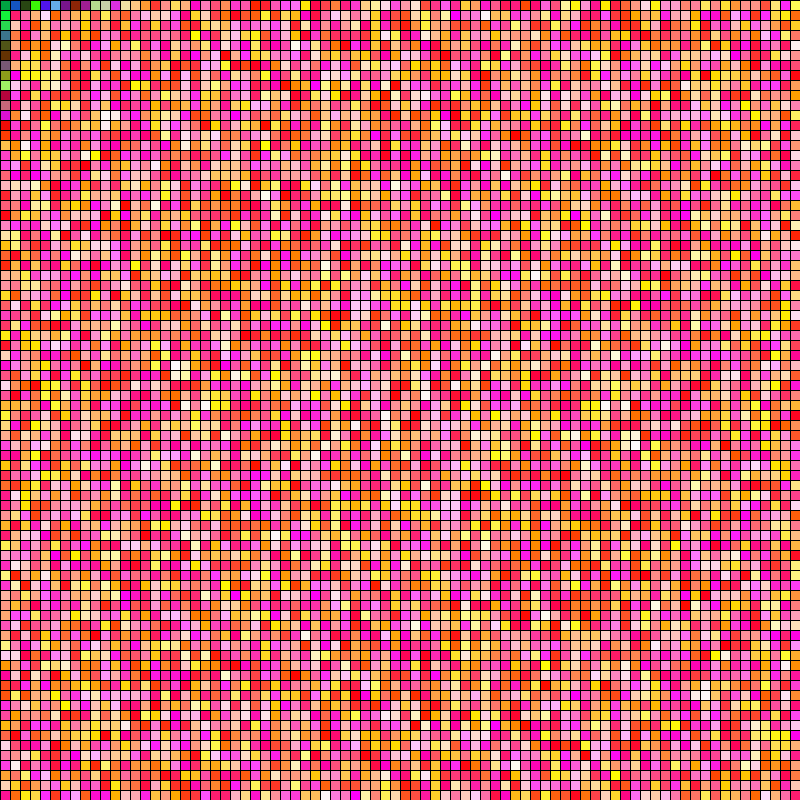
Frame 1 (no input)
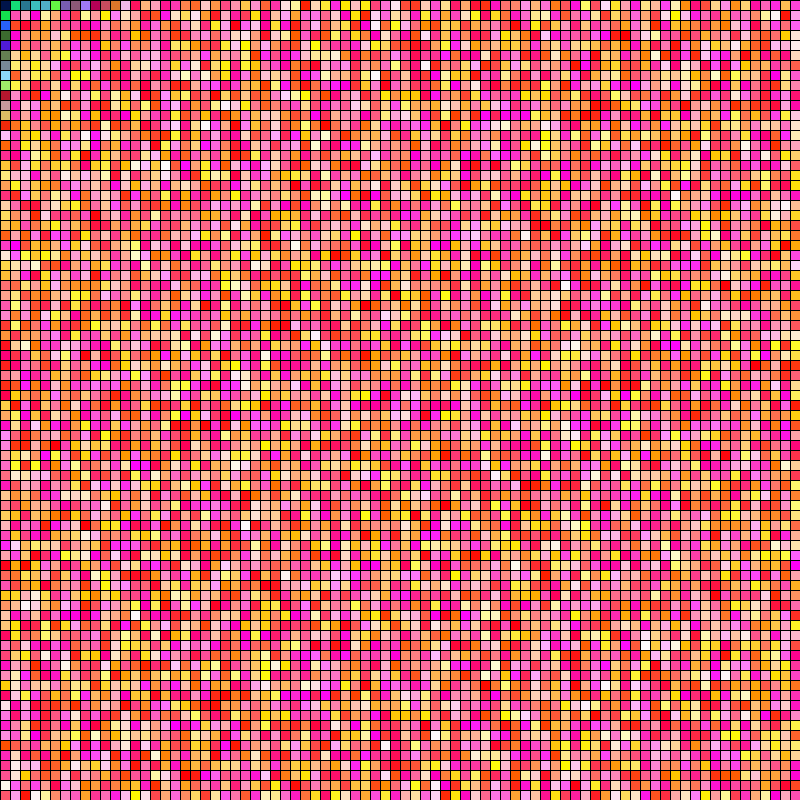
Frame 60 (the mouse pressed at the canvas centre just before this capture)
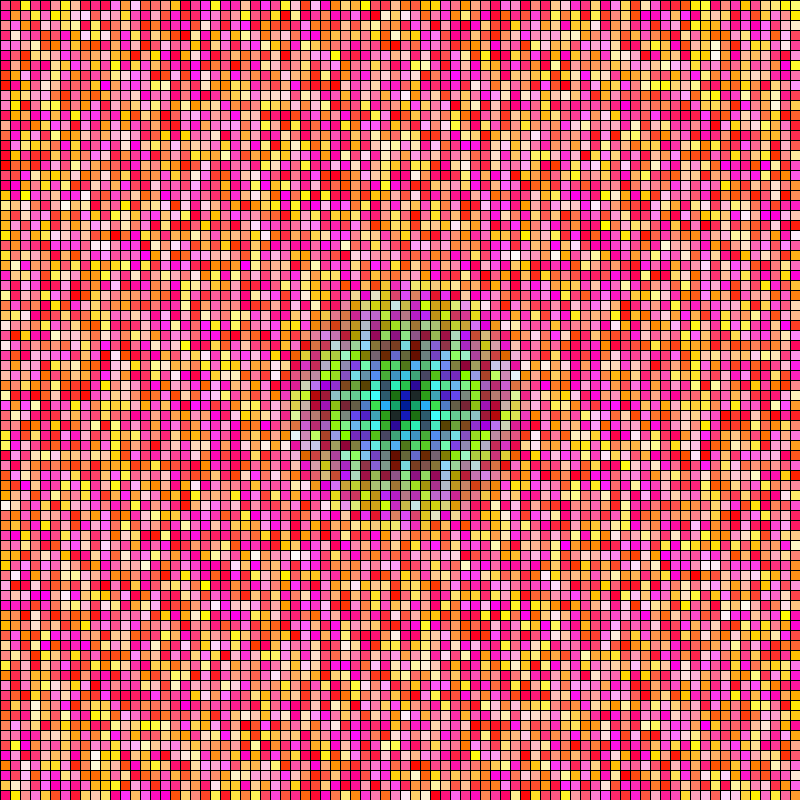
Frame 120 (the mouse held since frame 60 and released just before this capture)

The Processing sketch that drew these frames (run headless with seeded random() and noise(); from frame 60 on, the mouse is pressed at the canvas centre):

// Processing sketch: while_loop
// ── while_loop.pde
int squareSize = 10;
float brushSize = .5;
float centerX, centerY;

void setup() {
  size(800, 800);
  centerX = width * .5;
  centerY = height * .5;
}

void draw() {
  for (int x = 0; x < width; x = x + squareSize) {
    for (int y = 0; y < height; y = y + squareSize) {
      float c = dist(x, y, mouseX, mouseY);
      // noStroke();
      fill(c / brushSize, random(255), random(255));
      rect(x, y, squareSize, squareSize);
      rect(2 * centerX - x, 2 * centerY - y, squareSize, squareSize);
    }
  }
}
